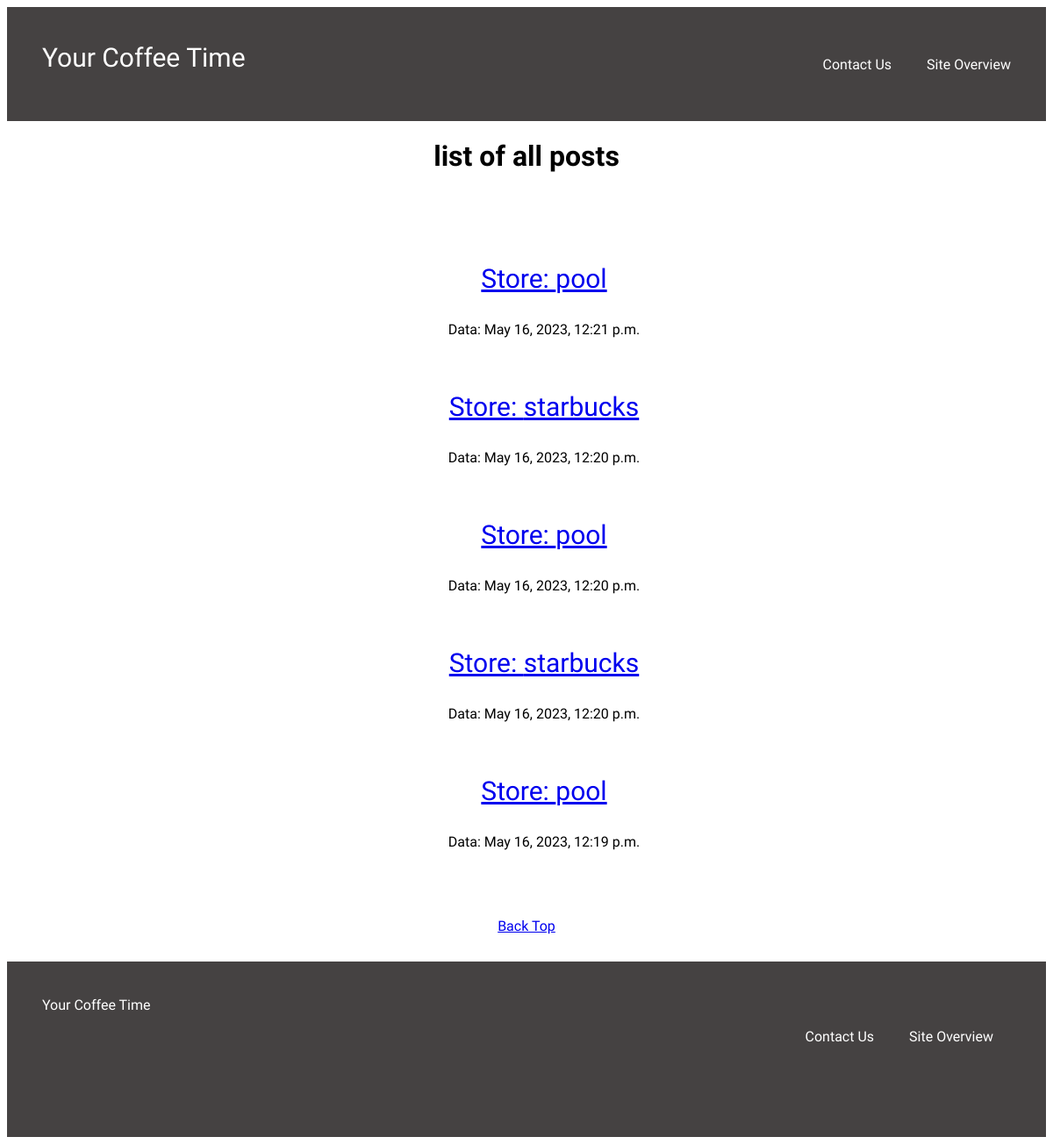
The app's page /postlist/, older data.
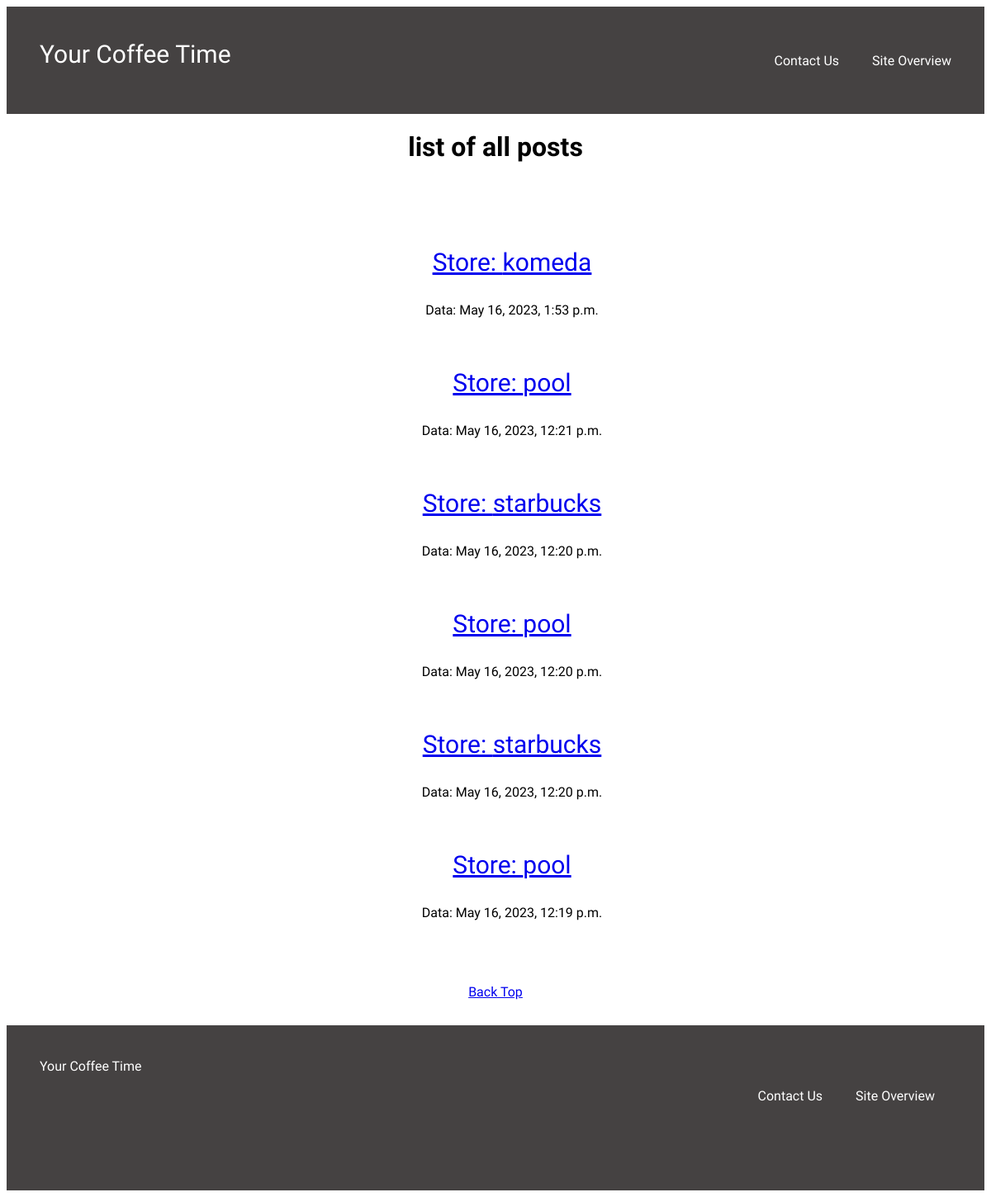
The same page, newer data.
### myapp/models.py (models this page shows)
class Post(models.Model):
    store_name = models.CharField(max_length=255)
    ordereddrink = models.CharField(max_length=255)
    amount = models.IntegerField()
    created_at = models.DateTimeField(auto_now_add=True)
    updated_at = models.DateTimeField(auto_now=True)

### myapp/views.py (the view)
# urls.py: path('postlist/', views.postlist, name='postlist'),
def postlist(request):
    posts = Post.objects.all().order_by('-created_at')
    return render(request, 'myapp/postlist.html', {'posts':posts})

### myapp/templates/myapp/postlist.html
{% extends 'base.html' %}
{% block content %}
<div class="main-postlist">
    <div class="postlist-logo">
        <h1>list of all posts</h1>
    </div>
    <div class="post-list">
        <ul>
            {% for post in posts %}
            <div class="post-list-li">
                <li>
                    <a href="/detail/{{ post.id }}">Store: {{ post.store_name }}</a>
                    <p>Data: {{ post.created_at }}</p>
                </li>
            </div>
            {% endfor %}
        </ul>
    </div>
    <div class="deetail-return">
        <p><a href="/top">Back Top</a></p>
    </div>
</div>
{% endblock %}

### myapp/templates/base.html (shortened to what this page needs)
{% load static %}
<!DOCTYPE html>
<head>
    <link rel="stylesheet" href="{% static 'myapp/style.css' %}">
</head>
<body>
    <div class="header">
        <div class="header-logo">Your Coffee Time
        </div>
        <div class="header-list">
            <ul>
                <a href="/overview"><li>Site Overview</li></a>
                <a href="/contact"><li>Contact Us</li></a>
            </ul>
        </div>
    </div>
    {% block content %}
    {% endblock %}
    <div class="footer">
        <div class="footer-logo">Your Coffee Time</div>
        <div class="footer-list">
            <ul>
                <a href="/overview"><li>Site Overview</li></a>
                <a href="/contact"><li>Contact Us</li></a>
            </ul>
        </div>
    </div>
</body>
</html>

### myapp/static/myapp/style.css (style rules this page uses)
body { font-family: 'Playfair Display', serif; font-family: 'Sora', sans-serif; }
.header { background-color: #454242; color: #fff; height: 90px; padding: 20px; }
.header-list li { list-style: none; color: #fff; float: right; padding: 20px 20px; }
.header-logo { color: #fff; font-size:30px; float:left; padding: 20px 20px; }
.post-list { padding-top: 50px; }
.post-list li,p { text-align: center; list-style: none; padding-bottom: 15px; padding-top: 15px; }
.post-list a { font-size: 30px; }
.footer { background-color: #454242; color: #fff; height: 120px; padding:40px; }
.footer-list li { color: white; float:right; list-style: none; padding:20px 20px; }
.footer-logo { float:left }
.postlist-logo { text-align: center; }

Row changes from the older to the newer data that the page shows:
added Post: store_name "komeda", created_at "May 16, 2023, 1:53 p.m."
